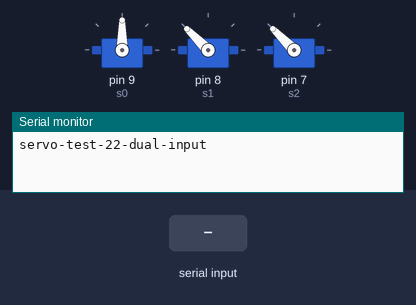
This sketch was run on a simulated Arduino Uno, built with avr-gcc and run on an emulated ATmega328P. On the bench: 3 × servo, the last lines printed to the serial monitor. Inputs (shaded band) come from the test bench.

Above: at 1.2 s.
1.3 s: "90,45\n" received over Serial
2.8 s: "0\n" received over Serial
4.3 s: "30,150\n" received over Serial
At 4.8 s:
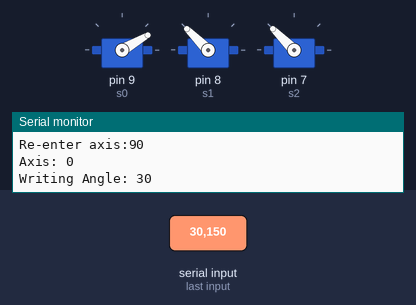
Timing chart, 0 to 7.3 s (numbered marks = the images above; inputs shaded):
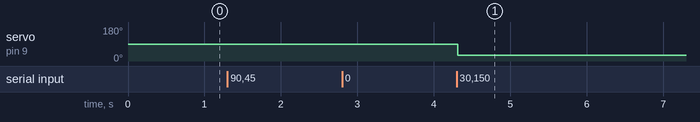

Measured:
- after the input at 4.3 s, servo on pin 9 (s0): 90° → 30° at once

The sketch:

SerialArmPositioning.ino
```cpp
#include <Servo.h>

String readString;

Servo s0;
Servo s1;
Servo s2;

int a0 = 0;
int a1 = 0;

boolean readToggle = true;
int axis;

/**
* In the serial window type <axis #> and enter, then <angle> and enter to
* send position command do that axis.
*/

void setup() {
  s0.attach(9);
  s1.attach(8);
  s2.attach(7);
  servoWrite(1,135);
  servoWrite(0,90);
  Serial.begin(9600);
  Serial.println("servo-test-22-dual-input"); // so I can keep track of what is loaded
}

void loop() {
  while (Serial.available()) {
    char c = Serial.read();  //gets one byte from serial buffer
    readString += c; //makes the string readString
    delay(2);  //slow looping to allow buffer to fill with next character
  }

  if (readString.length() >0) {
    //Serial.println(readString);  //so you can see the captured string
    int n = readString.toInt();  //convert readString into a number

    if (readToggle) {
      // Axis
      axis = n;
      if (n > 3) {
        Serial.print("Re-enter axis:");
        readToggle = !readToggle;
      } else {
        Serial.print("Axis: ");
      }
    } else {
      // Position
      Serial.print("Writing Angle: ");
      servoWrite(axis, n);
    }
    Serial.println(n);
    readToggle = !readToggle;
    readString="";
  }
}

void servoWrite(int axis, int pos) {
  switch (axis) {
    case 0:
      s0.write(pos);
      break;
    case 1:
      s1.write(pos);
      s2.write(pos);
      break;
  }
}
```
